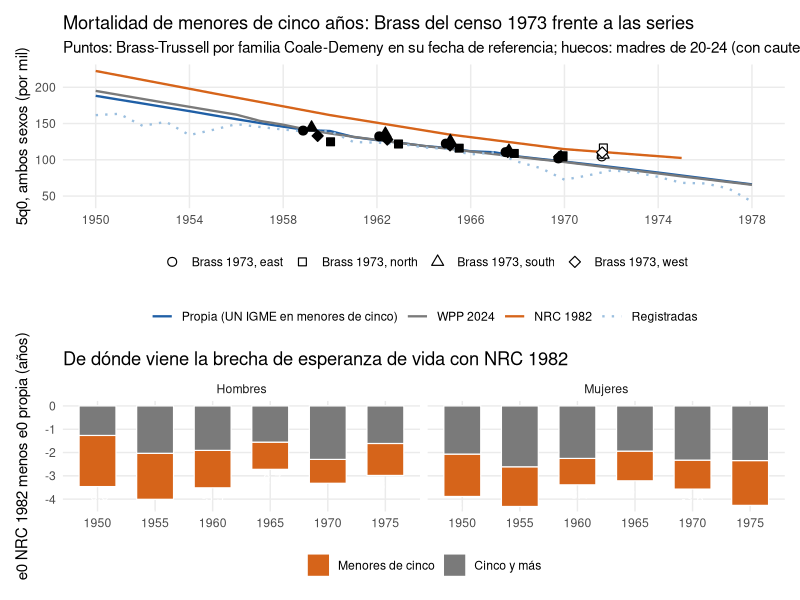

The R source for this figure:
# ~~~~~~~~~~~~~~~~~~~~~~~~~~~~~~~~~~~~~~~~~~~~~~~~~~~~~~~~~~~~~~~~~~~~~~~~~~~~
# 45. Arbitrating between UN IGME / WPP 2024 and NRC 1982 with the Brass
#     estimates of the 1973 census
# ~~~~~~~~~~~~~~~~~~~~~~~~~~~~~~~~~~~~~~~~~~~~~~~~~~~~~~~~~~~~~~~~~~~~~~~~~~~~
# The NRC 1982 life tables (44) give three to four years less life
# expectancy at birth than WPP 2024 and than our adjusted series in
# 1950-1975. Here the gap is split into what comes from mortality under five
# and what comes from ages 5+, and the under-five part is arbitrated with an
# estimate that is independent of all three: the Brass-Trussell q(5) from the
# children ever born and surviving of the 1973 census (43), dated 1959-1972.
#
# 1. q(5), both sexes, at the Brass reference dates: the Brass estimate of
#    each Coale-Demeny family (zone total, El-Badry parities) against our
#    series (UN IGME under five, 41), WPP 2024, the registered deaths and
#    NRC 1982 (interpolated between its five-year tables)
# 2. decomposition of e0(NRC) - e0(ours) at 1950, 1955, ..., 1975 by sex into
#    an under-five part (NRC's l(1), l(5) with our survival above five) and a
#    5+ part (the rest). All life tables are rebuilt from l(x) at 0, 1, 5,
#    10, ..., 80 and e(80) with the same abridged formulas (a0 Coale-Demeny,
#    4a1 = 1.5, 5ax = 2.5), so that the three sources are treated alike;
#    the rebuilt e0 is checked against each source's own e0
#
# inputs: output/tables/child_mortality_brass_census1973.csv (43)
#         output/tables/mortality_adjusted_components_1950-2023.csv (42)
#         output/tables/mortality_adjusted_summary.csv (42)
#         data_input/reference/nrc1982_colombia_lifetables.csv (44)
# output: output/tables/brass1973_arbitration_q5.csv
#         output/tables/brass1973_e0_gap_decomposition.csv
#         figures/06_components/brass1973_arbitration.png
# ~~~~~~~~~~~~~~~~~~~~~~~~~~~~~~~~~~~~~~~~~~~~~~~~~~~~~~~~~~~~~~~~~~~~~~~~~~~~
suppressMessages({library(dplyr); library(tidyr); library(readr); library(ggplot2); library(purrr)})
srb <- 1.05                      # weight of the sexes in the both-sex q(5)
w_m <- srb / (1 + srb)

# ---- life tables from abridged mx (ours, WPP, registered) -------------------
comp <- read_csv("output/tables/mortality_adjusted_components_1950-2023.csv", show_col_types = FALSE) |>
  filter(year <= 1980) |>
  select(year, sex, age, ours = mx_total, wpp = mx_wpp, registered = mx_registered) |>
  pivot_longer(c(ours, wpp, registered), names_to = "series", values_to = "mx")
a0_cd <- function(m0, sex) {          # Coale-Demeny a0 as a function of m0 (Preston et al. 2001, table 3.3)
  if_else(sex == "m", if_else(m0 >= 0.107, 0.330, 0.045 + 2.684 * m0), if_else(m0 >= 0.107, 0.350, 0.053 + 2.800 * m0))
}
lt_from_mx <- function(d, sex) {      # d: one year, sex, series; ages 0, 1, 5, ..., 80
  d <- arrange(d, age)
  n <- c(1, 4, rep(5, 15), Inf)
  ax <- c(a0_cd(d$mx[1], sex), 1.5, rep(2.5, 15), NA)
  qx <- n * d$mx / (1 + (n - ax) * d$mx); qx[18] <- 1
  lx <- cumprod(c(1, 1 - qx[-18]))
  tibble(age = d$age, lx = lx, e80 = 1 / d$mx[18])
}
lt <- comp |> group_by(year, sex, series) |> group_modify(~ lt_from_mx(.x, .y$sex)) |> ungroup()

# ---- NRC 1982 l(x) ----------------------------------------------------------
nrc <- read_csv("data_input/reference/nrc1982_colombia_lifetables.csv", show_col_types = FALSE) |>
  filter(age %in% c(0, 1, seq(5, 80, 5))) |>
  group_by(year, sex) |> mutate(e80 = ex[age == 80], e0_printed = ex[age == 0]) |> ungroup() |>
  transmute(year, sex, series = "nrc", age, lx, e80, e0_printed)

# ---- abridged e0, e5 from l(x) at 0, 1, 5, ..., 80 and e(80) ---------------
ex_from_lx <- function(lx, e80, sex) {   # lx: 18 values (ages 0, 1, 5, ..., 80)
  q0 <- 1 - lx[2] / lx[1]; m0 <- q0 / (1 - (1 - 0.33) * q0)   # a0 only needs an approximate m0
  a0 <- a0_cd(m0, sex)
  L <- c(a0 * lx[1] + (1 - a0) * lx[2],                  # 1L0
         4 * lx[3] + 1.5 * (lx[2] - lx[3]),             # 4L1
         2.5 * (lx[3:17] + lx[4:18]),                    # 5Lx, 5-79
         lx[18] * e80)                                   # T80
  c(e0 = sum(L) / lx[1], e5 = sum(L[-(1:2)]) / lx[3], under5 = sum(L[1:2]))
}
all_lt <- bind_rows(lt, select(nrc, -e0_printed))
ind <- all_lt |> group_by(year, sex, series) |>
  summarise(as_tibble(as.list(ex_from_lx(lx, e80[1], sex[1]))), l1 = lx[age == 1], l5 = lx[age == 5], .groups = "drop") |>
  mutate(q5 = 1 - l5)

# check: the rebuilt e0 against each source's own e0
own <- bind_rows(
  read_csv("output/tables/mortality_adjusted_summary.csv", show_col_types = FALSE) |>
    filter(series %in% c("Ajustada por componentes", "WPP 2024", "Registradas")) |>
    transmute(year, sex, series = c(`Ajustada por componentes` = "ours", `WPP 2024` = "wpp", Registradas = "registered")[series], e0_own = e0),
  nrc |> distinct(year, sex, series, e0_own = e0_printed))
chk <- ind |> inner_join(own, by = c("year", "sex", "series")) |> mutate(d = e0 - e0_own) |> filter(year <= 1978)
cat("rebuilt e0 against the source's own e0 (years): mean and largest absolute difference by series\n")
print(chk |> summarise(mean = round(mean(d), 2), max_abs = round(max(abs(d)), 2), .by = series) |> as.data.frame())

# ---- 1. q(5) both sexes at the Brass reference dates ------------------------
q5_bs <- ind |> select(year, sex, series, q5) |>
  pivot_wider(names_from = sex, values_from = q5) |>
  mutate(q5 = w_m * m + (1 - w_m) * f) |> select(series, year, q5)
interp <- function(s, at) {            # linear interpolation of a series at fractional dates
  d <- q5_bs |> filter(series == s) |> arrange(year)
  approx(d$year, d$q5, xout = at, rule = 2)$y
}
brass <- read_csv("output/tables/child_mortality_brass_census1973.csv", show_col_types = FALSE) |>
  filter(zone == "total", parity_variant == "El-Badry") |>
  transmute(family = model, age_group = age, ref_date, q5_brass = q5, use)
arb <- brass |>
  mutate(q5_ours_igme = interp("ours", ref_date), q5_wpp = interp("wpp", ref_date),
         q5_registered = interp("registered", ref_date), q5_nrc1982 = interp("nrc", ref_date),
         ratio_brass_igme = q5_brass / q5_ours_igme, ratio_brass_nrc = q5_brass / q5_nrc1982) |>
  arrange(family, desc(ref_date))
write_csv(arb, "output/tables/brass1973_arbitration_q5.csv")
cat("\nq(5) both sexes at the Brass reference dates (per mil), zone total, El-Badry parities\n")
print(arb |> filter(use != "no") |>
        transmute(family, age_group, date = round(ref_date, 1), brass = round(1000 * q5_brass), igme = round(1000 * q5_ours_igme),
                  wpp = round(1000 * q5_wpp), reg = round(1000 * q5_registered), nrc = round(1000 * q5_nrc1982),
                  brass_igme = round(ratio_brass_igme, 3), brass_nrc = round(ratio_brass_nrc, 3)) |> as.data.frame())
summ_arb <- arb |> filter(use == "yes") |>
  summarise(n = n(), brass_over_igme = mean(ratio_brass_igme), brass_over_nrc = mean(ratio_brass_nrc),
            lo_igme = min(ratio_brass_igme), hi_igme = max(ratio_brass_igme), lo_nrc = min(ratio_brass_nrc), hi_nrc = max(ratio_brass_nrc))
cat(sprintf("\nover the %d usable Brass points (mothers 25-49, dated 1959-1970, four families): Brass / IGME = %.3f (%.3f-%.3f); Brass / NRC 1982 = %.3f (%.3f-%.3f)\n",
            summ_arb$n, summ_arb$brass_over_igme, summ_arb$lo_igme, summ_arb$hi_igme, summ_arb$brass_over_nrc, summ_arb$lo_nrc, summ_arb$hi_nrc))

# ---- 2. decomposition of e0(NRC) - e0(ours) ---------------------------------
dec <- all_lt |> filter(series %in% c("ours", "nrc"), year %in% seq(1950, 1975, 5)) |>
  group_by(year, sex) |>
  group_modify(function(d, k) {
    o <- d |> filter(series == "ours") |> arrange(age); n <- d |> filter(series == "nrc") |> arrange(age)
    eo <- ex_from_lx(o$lx, o$e80[1], k$sex); en <- ex_from_lx(n$lx, n$e80[1], k$sex)
    # mixed table: NRC survival to 1 and 5, our survival above 5 (scaled to NRC's l5)
    mixed <- c(n$lx[1:2], n$lx[3] * o$lx[3:18] / o$lx[3])
    em <- ex_from_lx(mixed, o$e80[1], k$sex)
    tibble(e0_ours = eo[["e0"]], e0_nrc = en[["e0"]], gap = en[["e0"]] - eo[["e0"]],
           under_five = em[["e0"]] - eo[["e0"]], five_plus = en[["e0"]] - em[["e0"]],
           e5_ours = eo[["e5"]], e5_nrc = en[["e5"]], q5_ours = 1 - o$lx[3], q5_nrc = 1 - n$lx[3])
  }) |> ungroup()
write_csv(dec, "output/tables/brass1973_e0_gap_decomposition.csv")
cat("\ne0 NRC 1982 - ours (years) split into under five and 5+; e5 of both\n")
print(dec |> mutate(across(where(is.numeric) & !year, ~ round(., 2))) |> as.data.frame())

# ---- figure -----------------------------------------------------------------
lab_series <- c(ours = "Propia (UN IGME en menores de cinco)", wpp = "WPP 2024", nrc = "NRC 1982", registered = "Registradas")
cols <- c(`Propia (UN IGME en menores de cinco)` = "#1f5fa6", `WPP 2024` = "#7a7a7a", `NRC 1982` = "#d6641a", Registradas = "#9bbfdf")
p1 <- ggplot() +
  geom_line(data = q5_bs |> filter(year <= 1978) |> mutate(series = factor(lab_series[series], lab_series)),
            aes(year, 1000 * q5, colour = series, linetype = series), linewidth = 0.8) +
  geom_point(data = arb |> filter(use != "no") |> mutate(family = paste("Brass 1973,", family), usable = use == "yes"),
             aes(ref_date, 1000 * q5_brass, shape = family, fill = usable), size = 2.6, colour = "black", stroke = 0.6) +
  scale_colour_manual(values = cols, name = NULL) +
  scale_linetype_manual(values = c(1, 1, 1, 3), name = NULL) +
  scale_shape_manual(values = c(21, 22, 24, 23), name = NULL) +
  scale_fill_manual(values = c(`TRUE` = "black", `FALSE` = "white"), guide = "none") +
  scale_x_continuous(breaks = seq(1950, 1978, 4)) +
  labs(x = NULL, y = "5q0, ambos sexos (por mil)",
       title = "Mortalidad de menores de cinco años: Brass del censo 1973 frente a las series",
       subtitle = "Puntos: Brass-Trussell por familia Coale-Demeny en su fecha de referencia; huecos: madres de 20-24 (con cautela)") +
  theme_minimal(base_size = 11) + theme(legend.position = "bottom", legend.box = "vertical", panel.grid.minor = element_blank())
p2 <- dec |> select(year, sex, `Menores de cinco` = under_five, `Cinco y más` = five_plus) |>
  pivot_longer(-c(year, sex), names_to = "part", values_to = "years") |>
  mutate(sex = c(m = "Hombres", f = "Mujeres")[sex], part = factor(part, c("Menores de cinco", "Cinco y más"))) |>
  ggplot(aes(year, years, fill = part)) +
  geom_col(width = 3.2, colour = "white", linewidth = 0.4) +
  geom_text(data = dec |> mutate(sex = c(m = "Hombres", f = "Mujeres")[sex]), aes(year, gap, label = sprintf("%.1f", gap)), inherit.aes = FALSE, vjust = 1.4, size = 3.2, colour = "white") +
  facet_wrap(~ sex) +
  scale_fill_manual(values = c(`Menores de cinco` = "#d6641a", `Cinco y más` = "#7a7a7a"), name = NULL) +
  scale_x_continuous(breaks = seq(1950, 1975, 5)) +
  labs(x = NULL, y = "e0 NRC 1982 menos e0 propia (años)",
       title = "De dónde viene la brecha de esperanza de vida con NRC 1982") +
  theme_minimal(base_size = 11) + theme(legend.position = "bottom", panel.grid.minor = element_blank())
g <- patchwork::wrap_plots(p1, p2, ncol = 1, heights = c(1.3, 1))
ggsave("figures/06_components/brass1973_arbitration.png", g, width = 9, height = 10, bg = "white", dpi = 150)
cat("\nwritten: output/tables/brass1973_arbitration_q5.csv, brass1973_e0_gap_decomposition.csv, figures/06_components/brass1973_arbitration.png\n")
